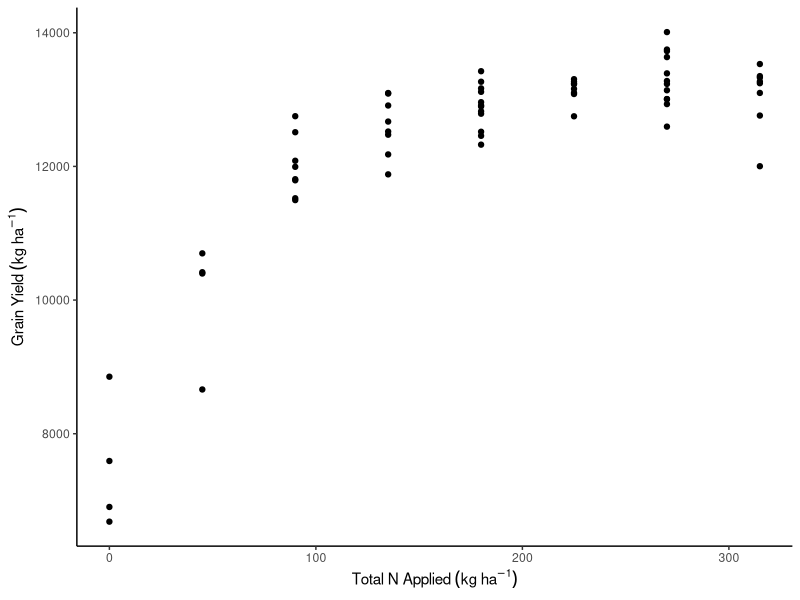
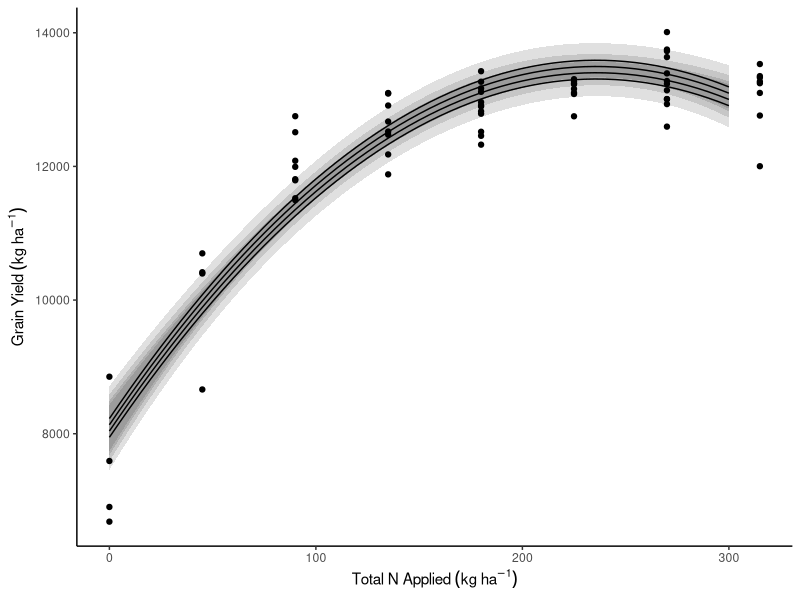

Here is the R script that generated these plots, in order:
## ---- chunk 1
library(tidyverse)

# find data at https://doi.org/10.1002/agj2.20812
dd_yield <- readxl::read_xlsx("data/8.Yield_Plant_Measurements.xlsx", sheet = 2) %>%
  filter(Year == 2014, 
         State == "IA", 
         Site == "Ames") %>% 
  mutate(across(VT_TissN:R4N, ~ as.numeric(.)))
dd_soil <- readxl::read_xlsx("data/1.Site_Characterization.xlsx", sheet = 2) %>% 
  filter(Year == 2014, 
         State == "IA", 
         Site == "Ames", 
         Horizon == "Ap") %>% 
  mutate(Block = as.numeric(Block), 
         across(Clay:WC, ~as.numeric(.)))
dd_N <- readxl::read_xlsx("data/4.SoilN.xlsx", sheet = 2) %>% 
  filter(Year == 2014, 
         State == "IA", 
         Site == "Ames", 
         Plot_ID %in% dd_yield$Plot_ID, 
         Sam_Time == "Post") %>% 
  mutate(across(c(Plot_ID, N_Trt, Plant_N, Side_N, Plant_N_SI, Side_N_SI), ~as.numeric(.)))

dd_complete <- dd_yield %>% 
  left_join(dd_soil) %>% 
  left_join(dd_N)

dd_complete <- dd_complete %>% 
  mutate(gyield_14 = GYdry/.94, 
         N_total = Plant_N_SI + Side_N_SI)
## ---- chunk 2
dd_complete %>% 
  ggplot(aes(N_total, gyield_14))+
  geom_point()+
  theme_classic()+
  labs(x = expression(Total~N~Applied~(kg~ha^{-1})),
       y = expression(Grain~Yield~(kg~ha^{-1})))
## ---- chunk 3
m0 <- lm(gyield_14 ~ N_total, data = dd_complete)
m1 <- lm(gyield_14 ~ N_total + I(N_total^2), data = dd_complete)
m2 <- lm(gyield_14 ~ N_total + I(N_total^2) + Block , data = dd_complete)
m3 <- lm(gyield_14 ~ N_total + I(N_total^2) + Block + PMPM, data = dd_complete)
m4 <- lm(gyield_14 ~ N_total + I(N_total^2) + Block + PMPM + Clay, data = dd_complete)   
m5 <- lm(gyield_14 ~ N_total + I(N_total^2) + Block + PMPM + Clay + Sand, data = dd_complete)
m6 <- lm(gyield_14 ~ N_total + I(N_total^2) + Block + PMPM + Clay + Sand + Silt, data = dd_complete)
## ---- chunk 4
n <- nobs(m1)
## ---- chunk 5
p <- length(coef(m1))+1
log_lik <- -n / 2 * (log(2 * pi) + log(sum(m1$residuals^2) / n) + 1)
2*p - 2*log_lik
## ---- chunk 6
AIC(m1)
## ---- chunk 7
# for BIC, k is log(nobs(m1))
log(nobs(m1))*p - 2*log_lik

AIC(m1, k = log(nobs(m1)))
BIC(m1)
## ---- chunk 8
summary(m5)
summary(m6)
## ---- chunk 9
metrics <- data.frame(model = c("N_total", 
                                "N_total + I(N_total^2)",
                                "N_total + I(N_total^2) + Block",
                                "N_total + I(N_total^2) + Block + PMPM", 
                                "N_total + I(N_total^2) + Block + PMPM + Clay", 
                                "N_total + I(N_total^2) + Block + PMPM + Clay + Sand", 
                                "N_total + I(N_total^2) + Block + PMPM + Clay + Sand + Silt"),
                      R2 = c(summary(m0)$r.squared, summary(m1)$r.squared, summary(m2)$r.squared, 
                             summary(m3)$r.squared, summary(m4)$r.squared, summary(m5)$r.squared, summary(m6)$r.squared),
                      R2_adj = c(summary(m0)$adj.r.squared, summary(m1)$adj.r.squared, summary(m2)$adj.r.squared,
                                 summary(m3)$adj.r.squared, summary(m4)$adj.r.squared, summary(m5)$adj.r.squared,
                                 summary(m6)$adj.r.squared),
                      AIC = AIC(m0, m1, m2, m3, m4, m5, m6)$AIC,
                      BIC = BIC(m0, m1, m2, m3, m4, m5, m6)$BIC) %>% 
  mutate(across(R2:BIC, ~round(., 3)))

knitr::kable(metrics, format = "html")
## ---- chunk 10
data_plot <- expand.grid(N_total = seq(0, 300, by = 5), 
                         Block = 1:4)
data_plot <- data_plot %>% bind_cols(predict(m2, newdata = data_plot, interval = "confidence"))
## ---- chunk 11
dd_complete %>% 
  ggplot(aes(N_total, gyield_14))+
  theme_classic()+
  geom_ribbon(aes(y = fit, ymin = lwr, ymax = upr, group = Block), data = data_plot, alpha = .15)+
  geom_line(aes(y = fit, group = Block), data = data_plot)+
  geom_point()+
  labs(x = expression(Total~N~Applied~(kg~ha^{-1})),
       y = expression(Grain~Yield~(kg~ha^{-1})))
